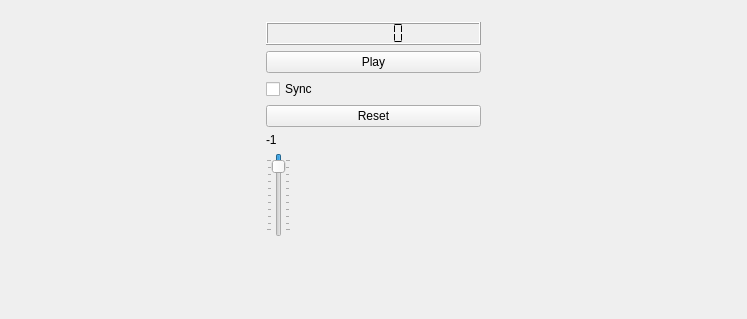
<?xml version="1.0" encoding="UTF-8"?>
<ui version="4.0">
 <class>MainWindow</class>
 <widget class="QMainWindow" name="MainWindow">
  <property name="geometry">
   <rect>
    <x>0</x>
    <y>0</y>
    <width>747</width>
    <height>319</height>
   </rect>
  </property>
  <property name="windowTitle">
   <string>Rossler synchronization</string>
  </property>
  <widget class="QWidget" name="centralWidget">
   <layout class="QHBoxLayout" name="horizontalLayout">
    <item>
     <widget class="QwtPlot" name="qwtPlot"/>
    </item>
    <item>
     <widget class="QWidget" name="widget" native="true">
      <layout class="QVBoxLayout" name="verticalLayout">
       <item>
        <widget class="QLCDNumber" name="lcdNumber">
         <property name="numDigits">
          <number>6</number>
         </property>
         <property name="digitCount">
          <number>6</number>
         </property>
         <property name="segmentStyle">
          <enum>QLCDNumber::Flat</enum>
         </property>
        </widget>
       </item>
       <item>
        <widget class="QPushButton" name="pauseBtn">
         <property name="enabled">
          <bool>true</bool>
         </property>
         <property name="text">
          <string>Play</string>
         </property>
        </widget>
       </item>
       <item>
        <widget class="QCheckBox" name="syncBox">
         <property name="text">
          <string>Sync</string>
         </property>
        </widget>
       </item>
       <item>
        <widget class="QPushButton" name="resetBtn">
         <property name="text">
          <string>Reset</string>
         </property>
        </widget>
       </item>
       <item>
        <widget class="QLabel" name="countLbl">
         <property name="text">
          <string>-1</string>
         </property>
        </widget>
       </item>
       <item>
        <widget class="QSlider" name="speedSld">
         <property name="sizePolicy">
          <sizepolicy hsizetype="Fixed" vsizetype="Maximum">
           <horstretch>0</horstretch>
           <verstretch>0</verstretch>
          </sizepolicy>
         </property>
         <property name="minimum">
          <number>1</number>
         </property>
         <property name="maximum">
          <number>100</number>
         </property>
         <property name="sliderPosition">
          <number>10</number>
         </property>
         <property name="orientation">
          <enum>Qt::Vertical</enum>
         </property>
         <property name="invertedAppearance">
          <bool>true</bool>
         </property>
         <property name="invertedControls">
          <bool>true</bool>
         </property>
         <property name="tickPosition">
          <enum>QSlider::TicksBothSides</enum>
         </property>
         <property name="tickInterval">
          <number>10</number>
         </property>
        </widget>
       </item>
       <item>
        <spacer name="verticalSpacer">
         <property name="orientation">
          <enum>Qt::Vertical</enum>
         </property>
         <property name="sizeHint" stdset="0">
          <size>
           <width>20</width>
           <height>40</height>
          </size>
         </property>
        </spacer>
       </item>
      </layout>
     </widget>
    </item>
    <item>
     <widget class="QwtPlot" name="qwtPlot2"/>
    </item>
   </layout>
  </widget>
 </widget>
 <layoutdefault spacing="6" margin="11"/>
 <customwidgets>
  <customwidget>
   <class>QwtPlot</class>
   <extends>QFrame</extends>
   <header>qwt_plot.h</header>
  </customwidget>
 </customwidgets>
 <resources/>
 <connections/>
</ui>
